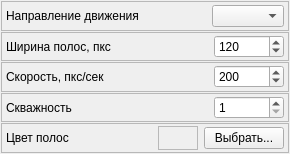
<?xml version="1.0" encoding="UTF-8"?>
<ui version="4.0">
 <class>LinesIrriantSettingsWidget</class>
 <widget class="QWidget" name="LinesIrriantSettingsWidget">
  <property name="geometry">
   <rect>
    <x>0</x>
    <y>0</y>
    <width>290</width>
    <height>154</height>
   </rect>
  </property>
  <property name="windowTitle">
   <string>Form</string>
  </property>
  <layout class="QVBoxLayout" name="verticalLayout">
   <property name="spacing">
    <number>1</number>
   </property>
   <property name="leftMargin">
    <number>1</number>
   </property>
   <property name="topMargin">
    <number>1</number>
   </property>
   <property name="rightMargin">
    <number>1</number>
   </property>
   <property name="bottomMargin">
    <number>1</number>
   </property>
   <item>
    <widget class="QFrame" name="frDirection">
     <property name="frameShape">
      <enum>QFrame::StyledPanel</enum>
     </property>
     <property name="frameShadow">
      <enum>QFrame::Raised</enum>
     </property>
     <layout class="QHBoxLayout" name="horizontalLayout_12">
      <property name="leftMargin">
       <number>4</number>
      </property>
      <property name="topMargin">
       <number>2</number>
      </property>
      <property name="rightMargin">
       <number>4</number>
      </property>
      <property name="bottomMargin">
       <number>2</number>
      </property>
      <item>
       <widget class="QLabel" name="lblDirection">
        <property name="text">
         <string>Направление движения</string>
        </property>
       </widget>
      </item>
      <item>
       <spacer name="horizontalSpacer_12">
        <property name="orientation">
         <enum>Qt::Horizontal</enum>
        </property>
        <property name="sizeHint" stdset="0">
         <size>
          <width>40</width>
          <height>20</height>
         </size>
        </property>
       </spacer>
      </item>
      <item>
       <widget class="QComboBox" name="cbDirection"/>
      </item>
     </layout>
    </widget>
   </item>
   <item>
    <widget class="QFrame" name="frWidth">
     <property name="frameShape">
      <enum>QFrame::StyledPanel</enum>
     </property>
     <property name="frameShadow">
      <enum>QFrame::Raised</enum>
     </property>
     <layout class="QHBoxLayout" name="horizontalLayout_11">
      <property name="leftMargin">
       <number>4</number>
      </property>
      <property name="topMargin">
       <number>2</number>
      </property>
      <property name="rightMargin">
       <number>4</number>
      </property>
      <property name="bottomMargin">
       <number>2</number>
      </property>
      <item>
       <widget class="QLabel" name="lblWidth">
        <property name="text">
         <string>Ширина полос, пкс</string>
        </property>
       </widget>
      </item>
      <item>
       <spacer name="horizontalSpacer_11">
        <property name="orientation">
         <enum>Qt::Horizontal</enum>
        </property>
        <property name="sizeHint" stdset="0">
         <size>
          <width>40</width>
          <height>20</height>
         </size>
        </property>
       </spacer>
      </item>
      <item>
       <widget class="QSpinBox" name="edWidth">
        <property name="minimumSize">
         <size>
          <width>70</width>
          <height>0</height>
         </size>
        </property>
        <property name="minimum">
         <number>30</number>
        </property>
        <property name="maximum">
         <number>250</number>
        </property>
        <property name="singleStep">
         <number>10</number>
        </property>
        <property name="value">
         <number>120</number>
        </property>
       </widget>
      </item>
     </layout>
    </widget>
   </item>
   <item>
    <widget class="QFrame" name="frSpeed">
     <property name="frameShape">
      <enum>QFrame::StyledPanel</enum>
     </property>
     <property name="frameShadow">
      <enum>QFrame::Raised</enum>
     </property>
     <layout class="QHBoxLayout" name="horizontalLayout_13">
      <property name="leftMargin">
       <number>4</number>
      </property>
      <property name="topMargin">
       <number>2</number>
      </property>
      <property name="rightMargin">
       <number>4</number>
      </property>
      <property name="bottomMargin">
       <number>2</number>
      </property>
      <item>
       <widget class="QLabel" name="lblSpeed">
        <property name="text">
         <string>Скорость, пкс/сек</string>
        </property>
       </widget>
      </item>
      <item>
       <spacer name="horizontalSpacer_13">
        <property name="orientation">
         <enum>Qt::Horizontal</enum>
        </property>
        <property name="sizeHint" stdset="0">
         <size>
          <width>40</width>
          <height>20</height>
         </size>
        </property>
       </spacer>
      </item>
      <item>
       <widget class="QSpinBox" name="edSpeed">
        <property name="minimumSize">
         <size>
          <width>70</width>
          <height>0</height>
         </size>
        </property>
        <property name="minimum">
         <number>100</number>
        </property>
        <property name="maximum">
         <number>1000</number>
        </property>
        <property name="singleStep">
         <number>50</number>
        </property>
        <property name="value">
         <number>200</number>
        </property>
       </widget>
      </item>
     </layout>
    </widget>
   </item>
   <item>
    <widget class="QFrame" name="frDutyCicle">
     <property name="frameShape">
      <enum>QFrame::StyledPanel</enum>
     </property>
     <property name="frameShadow">
      <enum>QFrame::Raised</enum>
     </property>
     <layout class="QHBoxLayout" name="horizontalLayout_15">
      <property name="leftMargin">
       <number>4</number>
      </property>
      <property name="topMargin">
       <number>2</number>
      </property>
      <property name="rightMargin">
       <number>4</number>
      </property>
      <property name="bottomMargin">
       <number>2</number>
      </property>
      <item>
       <widget class="QLabel" name="lblDutyCicle">
        <property name="text">
         <string>Скважность</string>
        </property>
       </widget>
      </item>
      <item>
       <spacer name="horizontalSpacer_15">
        <property name="orientation">
         <enum>Qt::Horizontal</enum>
        </property>
        <property name="sizeHint" stdset="0">
         <size>
          <width>40</width>
          <height>20</height>
         </size>
        </property>
       </spacer>
      </item>
      <item>
       <widget class="QSpinBox" name="edDutyCicle">
        <property name="minimumSize">
         <size>
          <width>70</width>
          <height>0</height>
         </size>
        </property>
        <property name="minimum">
         <number>1</number>
        </property>
        <property name="maximum">
         <number>10</number>
        </property>
        <property name="singleStep">
         <number>1</number>
        </property>
        <property name="value">
         <number>1</number>
        </property>
       </widget>
      </item>
     </layout>
    </widget>
   </item>
   <item>
    <widget class="QFrame" name="frColor">
     <property name="frameShape">
      <enum>QFrame::StyledPanel</enum>
     </property>
     <property name="frameShadow">
      <enum>QFrame::Raised</enum>
     </property>
     <layout class="QHBoxLayout" name="horizontalLayout_14">
      <property name="leftMargin">
       <number>4</number>
      </property>
      <property name="topMargin">
       <number>2</number>
      </property>
      <property name="rightMargin">
       <number>4</number>
      </property>
      <property name="bottomMargin">
       <number>2</number>
      </property>
      <item>
       <widget class="QLabel" name="lblColor">
        <property name="text">
         <string>Цвет полос</string>
        </property>
       </widget>
      </item>
      <item>
       <spacer name="horizontalSpacer_14">
        <property name="orientation">
         <enum>Qt::Horizontal</enum>
        </property>
        <property name="sizeHint" stdset="0">
         <size>
          <width>40</width>
          <height>20</height>
         </size>
        </property>
       </spacer>
      </item>
      <item>
       <widget class="QFrame" name="frColorSample">
        <property name="minimumSize">
         <size>
          <width>40</width>
          <height>0</height>
         </size>
        </property>
        <property name="frameShape">
         <enum>QFrame::StyledPanel</enum>
        </property>
        <property name="frameShadow">
         <enum>QFrame::Raised</enum>
        </property>
       </widget>
      </item>
      <item>
       <widget class="QPushButton" name="btnSetColor">
        <property name="text">
         <string>Выбрать...</string>
        </property>
       </widget>
      </item>
     </layout>
    </widget>
   </item>
  </layout>
 </widget>
 <resources/>
 <connections>
  <connection>
   <sender>btnSetColor</sender>
   <signal>clicked()</signal>
   <receiver>LinesIrriantSettingsWidget</receiver>
   <slot>on_btnSetColorClicked()</slot>
   <hints>
    <hint type="sourcelabel">
     <x>254</x>
     <y>134</y>
    </hint>
    <hint type="destinationlabel">
     <x>291</x>
     <y>128</y>
    </hint>
   </hints>
  </connection>
  <connection>
   <sender>cbDirection</sender>
   <signal>currentIndexChanged(int)</signal>
   <receiver>LinesIrriantSettingsWidget</receiver>
   <slot>on_cbDirectionChanged(int)</slot>
   <hints>
    <hint type="sourcelabel">
     <x>247</x>
     <y>12</y>
    </hint>
    <hint type="destinationlabel">
     <x>293</x>
     <y>8</y>
    </hint>
   </hints>
  </connection>
  <connection>
   <sender>edWidth</sender>
   <signal>valueChanged(int)</signal>
   <receiver>LinesIrriantSettingsWidget</receiver>
   <slot>on_widthChanged(int)</slot>
   <hints>
    <hint type="sourcelabel">
     <x>251</x>
     <y>42</y>
    </hint>
    <hint type="destinationlabel">
     <x>291</x>
     <y>33</y>
    </hint>
   </hints>
  </connection>
  <connection>
   <sender>edSpeed</sender>
   <signal>valueChanged(int)</signal>
   <receiver>LinesIrriantSettingsWidget</receiver>
   <slot>on_speedChanged(int)</slot>
   <hints>
    <hint type="sourcelabel">
     <x>231</x>
     <y>76</y>
    </hint>
    <hint type="destinationlabel">
     <x>289</x>
     <y>65</y>
    </hint>
   </hints>
  </connection>
  <connection>
   <sender>edDutyCicle</sender>
   <signal>valueChanged(int)</signal>
   <receiver>LinesIrriantSettingsWidget</receiver>
   <slot>on_dutyCicleChanged(int)</slot>
   <hints>
    <hint type="sourcelabel">
     <x>225</x>
     <y>101</y>
    </hint>
    <hint type="destinationlabel">
     <x>290</x>
     <y>103</y>
    </hint>
   </hints>
  </connection>
 </connections>
 <slots>
  <slot>on_btnSetColorClicked()</slot>
  <slot>on_cbDirectionChanged(int)</slot>
  <slot>on_widthChanged(int)</slot>
  <slot>on_speedChanged(int)</slot>
  <slot>on_dutyCicleChanged(int)</slot>
 </slots>
</ui>
